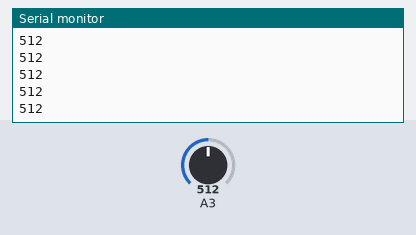
This sketch was run on a simulated Arduino Uno, built with avr-gcc and run on an emulated ATmega328P. On the bench: the last lines printed to the serial monitor. The inputs (shaded band) are chosen by the test bench; at power-on: A3 = 512.

Above: at 1.2 s.
1.3 s: A3 set to 716
At 1.8 s:
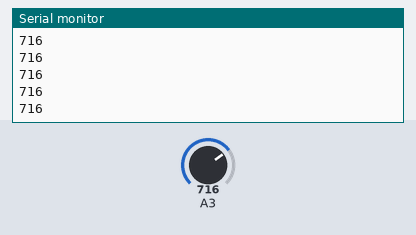
2.8 s: A3 set to 900
At 3.7 s:
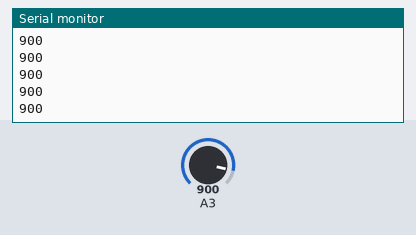
Timing chart, 0 to 5.8 s (numbered marks = the images above; inputs shaded):
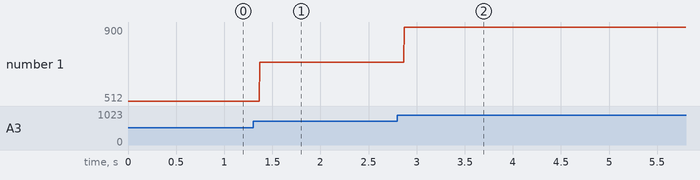

Measured:
- after the input at 1.3 s, the serial monitor: prints a new line after 0.07 s (image 1)
- after the input at 2.8 s, the serial monitor: prints a new line after 0.07 s (image 2)
- plotted number 1: 512 → 716 after the input at 1.3 s, 716 → 900 after the input at 2.8 s

The sketch:

mux.ino
```cpp
//wall selector
int s2 = 12;
int s1 = 11;
int s0 = 10;
//wall sensor
int walls = A3;
void setup() {
 Serial.begin(9600);
// pinMode(s0, OUTPUT);
// pinMode(s1, OUTPUT);
// pinMode(s2, OUTPUT);
}

void loop() {
  // put your main code here, to run repeatedly:
//  digitalWrite(s2, LOW);
//  digitalWrite(s1, LOW);
//  digitalWrite(s0, HIGH);

  int wall = analogRead(A3);

  Serial.println(wall);

}

//bool detectLeftWall() {
//  digitalWrite(s2, LOW);
//  digitalWrite(s1, LOW);
//  digitalWrite(s0, LOW);
//
//  read_wallL = analogRead(walls);
//
//  if (read_wallL >= LRwalls) {
//    return true;
//  }
//  else {
//    return false;
//  }
//}
//
//bool detectFrontWall() {
//  digitalWrite(s2, LOW);
//  digitalWrite(s1, LOW);
//  digitalWrite(s0, LOW);
//
//  read_wallF = analogRead(walls);
//
//  if (read_wallF >= Fwall) {
//    return true;
//  }
//  else {
//    return false;
//  }
//}
//
//bool detectRightWall() {
//  digitalWrite(s2, LOW);
//  digitalWrite(s1, LOW);
//  digitalWrite(s0, LOW);
//
//  read_wallR = analogRead(walls);
//
//  if (read_wallL >= LRwalls) {
//    return true;
//  }
//  else {
//    return false;
//  }
//}
```
